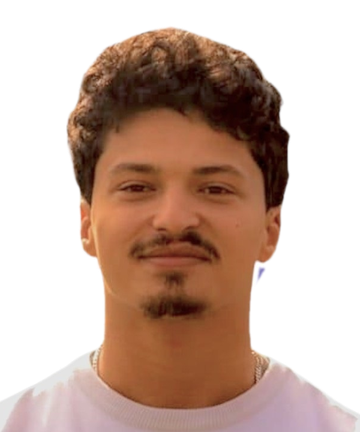
#> input picture assets/me.png, 360 x 432 px
$ python build_ascii.py
#> lines starting #> are read from the running program, lines starting #| are printed output that depends on the picture
"""Draws the ASCII art on the left of the profile card (scripts/ascii_dark.txt, ascii_light.txt).

    pip install pillow && python3 scripts/build_ascii.py && python3 scripts/update_card.py

Two modes:
  * assets/me.png (transparent background) or assets/me.jpg exists -> ASCII portrait.
    A transparent PNG gives the cleanest outline; with a JPG the backdrop colour is guessed
    from the corners. Tune BOX (crop), GAMMA (shadow lift) and EQUALISE (facial detail).
  * no photo -> a security shield with a keyhole.
"""
import math, os
from PIL import Image, ImageDraw, ImageFilter

ROOT = os.path.dirname(os.path.dirname(os.path.abspath(__file__)))
W, H = 60, 37                   # glyph grid; the card draws 7.2 x 14 px cells
CELL_W, CELL_H = 7.2, 14
RAMP = " .'`^\",:;Il!i><~+_-?][}{1)(|\\/tfjrxnuvczXYUJCLQ0OZmwqpdbkhao*#MW&8%B@$"   # light -> dense

# portrait mode
PHOTOS = [os.path.join(ROOT, 'assets', f) for f in ('me.png', 'me.jpg')]
BOX = (24, 8, 336, 382)         # (left, top, right, bottom) in photo pixels; None = centred crop
FADE = 0.22                     # bottom share of the portrait that fades out, so the collar doesn't turn into a block
PORTRAIT_RAMP = " .,:;i1tfLCG08@"  # fewer, clearly stepped glyphs read better for a flat-lit face
GAMMA = 0.75                    # < 1 lifts the shadows, so dark hair still gets glyphs on the dark card
EQUALISE = 0.3                  # share of rank-equalised tone mixed in, brings out eyes, brows and beard
BG_TOLERANCE = 38               # JPG only: distance from the backdrop colour that still counts as backdrop


def photo():
    return next((p for p in PHOTOS if os.path.exists(p)), None)


def to_ascii(tone, mask=None, ramp=None):
    """tone: W x H floats in 0..1 (1 = brightest). Dark card: bright = dense. Light card: dark = dense.
    The emblem (no mask) keeps its shape in both themes."""
    ramp = ramp or RAMP
    out = {}
    for theme, invert in (('dark', False), ('light', True)):
        rows = []
        for y in range(H):
            row = ''
            for x in range(W):
                t = tone[y][x]
                if mask is not None and not mask[y][x]:
                    row += ' '
                elif mask is None and t < 0.035:
                    row += ' '
                else:
                    v = 1 - t if (invert and mask is not None) else t
                    row += ramp[max(1, round(v * (len(ramp) - 1)))]
            rows.append(row.rstrip())
        out[theme] = '\n'.join(rows)
    return out


def portrait(path):
#> called with path = 'assets/me.png'
    img = Image.open(path)
#> img is the input picture: PIL image 360x432 RGBA; mean R, G, B, A 81.1, 55.8, 43.6, 132.9
    alpha = img.getchannel('A') if img.mode in ('RGBA', 'LA') else None
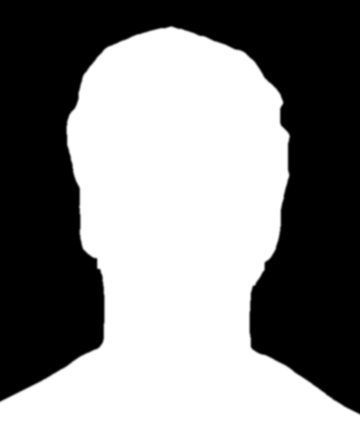
#> alpha: PIL image 360x432 L; min 0, max 255, mean 132.9
    img = img.convert('RGB')
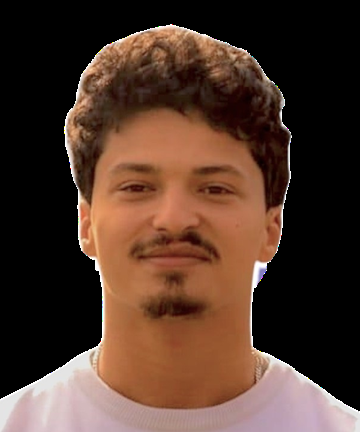
#> img: PIL image 360x432 RGB; mean R, G, B 81.1, 55.8, 43.6
    if BOX:
        img = img.crop(BOX); alpha = alpha.crop(BOX) if alpha else None
#> after `img = img.crop(BOX)`:
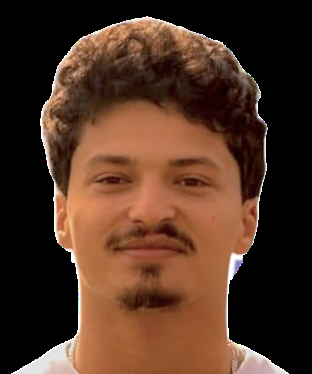
#> img: PIL image 312x374 RGB; mean R, G, B 80.5, 51.6, 35.8
#> after `alpha = alpha.crop(BOX) if alpha else None`:
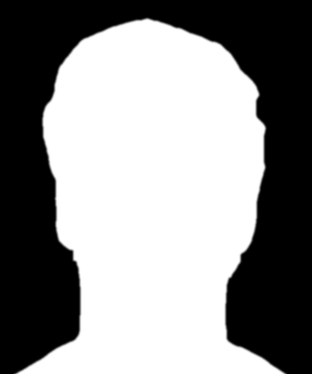
#> alpha: PIL image 312x374 L; min 0, max 255, mean 140.6
    else:
        target = (W * CELL_W) / (H * CELL_H)
        w, h = img.size
        if w / h > target:
            nw = int(h * target); box = ((w - nw) // 2, 0, (w + nw) // 2, h)
        else:
            box = (0, 0, w, int(w / target))                 # keep the top: that's where the face is
        img = img.crop(box); alpha = alpha.crop(box) if alpha else None
    if alpha:
        a = alpha.resize((W, H), Image.BOX)
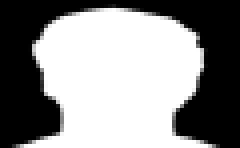
#> a: PIL image 60x37 L (shown 4 times larger); min 0, max 255, mean 140.5
        mask = [[a.getpixel((x, y)) > 110 for x in range(W)] for y in range(H)]
#> mask = 37 items
    else:
        small = img.resize((W, H), Image.BOX)
        corners = [small.getpixel(p) for p in ((0, 0), (W - 1, 0), (0, H // 2), (W - 1, H // 2))]
        bg = tuple(sum(c[i] for c in corners) / 4 for i in range(3))
        mask = []
        for y in range(H):
            row = [math.dist(small.getpixel((x, y)), bg) > BG_TOLERANCE for x in range(W)]
            xs = [x for x, on in enumerate(row) if on]
            mask.append([bool(xs) and xs[0] <= x <= xs[-1] for x in range(W)])
    tones = (img.convert('L').filter(ImageFilter.GaussianBlur(1.2))
             .filter(ImageFilter.UnsharpMask(3, 120, 2)).resize((W, H), Image.BOX))
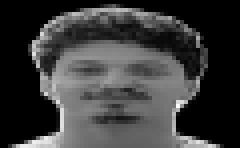
#> tones: PIL image 60x37 L (shown 4 times larger); min 0, max 250, mean 59.4
    cells = sorted(((y, x) for y in range(H) for x in range(W) if mask[y][x]), key=lambda c: tones.getpixel((c[1], c[0])))
#> cells = 1234 pairs, first value 2 to 36, second value 4 to 53
    rank = {c: i / max(1, len(cells) - 1) for i, c in enumerate(cells)}
#> rank = 1234 items
    vals = [tones.getpixel((x, y)) for y, x in cells]
#> vals = 1234 values from 3 to 250
    lo, hi = vals[int(len(vals) * .02)], vals[int(len(vals) * .99)]
#> lo = 13; hi = 222
    tone = [[0.0] * W for _ in range(H)]
    for (y, x) in cells:
        linear = min(1, max(0, (tones.getpixel((x, y)) - lo) / max(1, hi - lo))) ** GAMMA
        tone[y][x] = (1 - EQUALISE) * linear + EQUALISE * rank[(y, x)]
#> this loop made 1234 passes
#> (y, x, linear) on passes 1 to 3: (17, 49, 0), (12, 49, 0), (15, 46, 0)
#> after the loop, tone = 37 items
    start = int(H * (1 - FADE))
    for y in range(start, H):
        keep = 1 - (y - start + 1) / (H - start + 1)
        for x in range(W):
            if mask[y][x]:
                # thin the collar out from the edges inwards, and soften what is left
                edge = min(x, W - 1 - x) / (W / 2)
                if edge < (1 - keep) * 1.1:
                    mask[y][x] = False
                tone[y][x] = 0.15 + (tone[y][x] - 0.15) * keep
    return to_ascii(tone, mask, PORTRAIT_RAMP)
#> after the loop in to_ascii, `for theme, invert in (('dark', False), ('light', True)):`: out = 2 items


# [51 lines left out: function emblem, not called in this run]


if __name__ == '__main__':
    src = photo()
    art = portrait(src) if src else emblem()
#> art = 2 items
    for theme, txt in art.items():
        with open(os.path.join(ROOT, 'scripts', f'ascii_{theme}.txt'), 'w') as f:
            f.write(txt + '\n')
#> this loop made 2 passes
#> theme on passes 1 to 2: 'dark', 'light'
    print('mode:', f'portrait from {os.path.basename(src)}' if src else 'emblem', '-> scripts/ascii_dark.txt, ascii_light.txt')
    print(art['dark'])
#> (printed output is left out)
